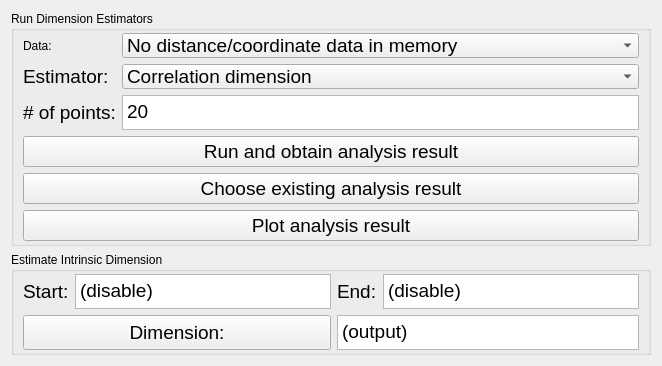
            <widget class="QWidget" name="page_3">
             <layout class="QVBoxLayout" name="verticalLayout_28">
              <item>
               <widget class="QGroupBox" name="groupBox_10">
                <property name="sizePolicy">
                 <sizepolicy hsizetype="Expanding" vsizetype="Expanding">
                  <horstretch>0</horstretch>
                  <verstretch>0</verstretch>
                 </sizepolicy>
                </property>
                <property name="maximumSize">
                 <size>
                  <width>16777215</width>
                  <height>16777215</height>
                 </size>
                </property>
                <property name="title">
                 <string>Run Dimension Estimators</string>
                </property>
                <layout class="QGridLayout" name="gridLayout_12">
                 <property name="topMargin">
                  <number>2</number>
                 </property>
                 <property name="bottomMargin">
                  <number>2</number>
                 </property>
                 <property name="horizontalSpacing">
                  <number>6</number>
                 </property>
                 <item row="0" column="1">
                  <widget class="QComboBox" name="comboBoxDIMdata">
                   <property name="sizePolicy">
                    <sizepolicy hsizetype="Expanding" vsizetype="Preferred">
                     <horstretch>0</horstretch>
                     <verstretch>0</verstretch>
                    </sizepolicy>
                   </property>
                   <property name="minimumSize">
                    <size>
                     <width>0</width>
                     <height>25</height>
                    </size>
                   </property>
                   <property name="maximumSize">
                    <size>
                     <width>16777215</width>
                     <height>25</height>
                    </size>
                   </property>
                   <property name="font">
                    <font>
                     <family>Arial</family>
                     <pointsize>14</pointsize>
                    </font>
                   </property>
                   <item>
                    <property name="text">
                     <string>No distance/coordinate data in memory</string>
                    </property>
                   </item>
                  </widget>
                 </item>
                 <item row="0" column="0">
                  <widget class="QLabel" name="label_5">
                   <property name="text">
                    <string>Data:</string>
                   </property>
                  </widget>
                 </item>
                 <item row="3" column="0" colspan="2">
                  <widget class="QPushButton" name="pushdimrun">
                   <property name="sizePolicy">
                    <sizepolicy hsizetype="Expanding" vsizetype="Expanding">
                     <horstretch>0</horstretch>
                     <verstretch>0</verstretch>
                    </sizepolicy>
                   </property>
                   <property name="minimumSize">
                    <size>
                     <width>0</width>
                     <height>25</height>
                    </size>
                   </property>
                   <property name="maximumSize">
                    <size>
                     <width>16777215</width>
                     <height>35</height>
                    </size>
                   </property>
                   <property name="font">
                    <font>
                     <family>Arial</family>
                     <pointsize>14</pointsize>
                    </font>
                   </property>
                   <property name="text">
                    <string>Run and obtain analysis result</string>
                   </property>
                  </widget>
                 </item>
                 <item row="2" column="1">
                  <widget class="QPlainTextEdit" name="textdimnumber">
                   <property name="sizePolicy">
                    <sizepolicy hsizetype="Expanding" vsizetype="Fixed">
                     <horstretch>0</horstretch>
                     <verstretch>0</verstretch>
                    </sizepolicy>
                   </property>
                   <property name="minimumSize">
                    <size>
                     <width>0</width>
                     <height>25</height>
                    </size>
                   </property>
                   <property name="maximumSize">
                    <size>
                     <width>16777215</width>
                     <height>35</height>
                    </size>
                   </property>
                   <property name="font">
                    <font>
                     <family>Arial</family>
                     <pointsize>14</pointsize>
                    </font>
                   </property>
                   <property name="plainText">
                    <string>20</string>
                   </property>
                  </widget>
                 </item>
                 <item row="1" column="1">
                  <widget class="QComboBox" name="comboBoxdimestimator">
                   <property name="sizePolicy">
                    <sizepolicy hsizetype="Expanding" vsizetype="Preferred">
                     <horstretch>0</horstretch>
                     <verstretch>0</verstretch>
                    </sizepolicy>
                   </property>
                   <property name="minimumSize">
                    <size>
                     <width>0</width>
                     <height>25</height>
                    </size>
                   </property>
                   <property name="maximumSize">
                    <size>
                     <width>16777215</width>
                     <height>25</height>
                    </size>
                   </property>
                   <property name="font">
                    <font>
                     <family>Arial</family>
                     <pointsize>14</pointsize>
                    </font>
                   </property>
                   <item>
                    <property name="text">
                     <string>Correlation dimension</string>
                    </property>
                   </item>
                   <item>
                    <property name="text">
                     <string>Maximum likelihood</string>
                    </property>
                   </item>
                   <item>
                    <property name="text">
                     <string>Nearest neighbor</string>
                    </property>
                   </item>
                  </widget>
                 </item>
                 <item row="1" column="0">
                  <widget class="QLabel" name="labeldimestimator">
                   <property name="sizePolicy">
                    <sizepolicy hsizetype="Fixed" vsizetype="Fixed">
                     <horstretch>0</horstretch>
                     <verstretch>0</verstretch>
                    </sizepolicy>
                   </property>
                   <property name="minimumSize">
                    <size>
                     <width>0</width>
                     <height>25</height>
                    </size>
                   </property>
                   <property name="maximumSize">
                    <size>
                     <width>350</width>
                     <height>35</height>
                    </size>
                   </property>
                   <property name="font">
                    <font>
                     <family>Arial</family>
                     <pointsize>14</pointsize>
                    </font>
                   </property>
                   <property name="text">
                    <string>Estimator:</string>
                   </property>
                  </widget>
                 </item>
                 <item row="2" column="0">
                  <widget class="QLabel" name="labeldimnumber">
                   <property name="sizePolicy">
                    <sizepolicy hsizetype="Fixed" vsizetype="Fixed">
                     <horstretch>0</horstretch>
                     <verstretch>0</verstretch>
                    </sizepolicy>
                   </property>
                   <property name="minimumSize">
                    <size>
                     <width>0</width>
                     <height>25</height>
                    </size>
                   </property>
                   <property name="maximumSize">
                    <size>
                     <width>350</width>
                     <height>35</height>
                    </size>
                   </property>
                   <property name="font">
                    <font>
                     <family>Arial</family>
                     <pointsize>14</pointsize>
                    </font>
                   </property>
                   <property name="text">
                    <string># of points:</string>
                   </property>
                  </widget>
                 </item>
                 <item row="4" column="0" colspan="2">
                  <widget class="QPushButton" name="pushdimplotfile">
                   <property name="sizePolicy">
                    <sizepolicy hsizetype="Expanding" vsizetype="Expanding">
                     <horstretch>0</horstretch>
                     <verstretch>0</verstretch>
                    </sizepolicy>
                   </property>
                   <property name="minimumSize">
                    <size>
                     <width>0</width>
                     <height>25</height>
                    </size>
                   </property>
                   <property name="maximumSize">
                    <size>
                     <width>16777215</width>
                     <height>35</height>
                    </size>
                   </property>
                   <property name="font">
                    <font>
                     <family>Arial</family>
                     <pointsize>14</pointsize>
                    </font>
                   </property>
                   <property name="text">
                    <string>Choose existing analysis result</string>
                   </property>
                  </widget>
                 </item>
                 <item row="5" column="0" colspan="2">
                  <widget class="QPushButton" name="pushdimplot">
                   <property name="sizePolicy">
                    <sizepolicy hsizetype="Expanding" vsizetype="Expanding">
                     <horstretch>0</horstretch>
                     <verstretch>0</verstretch>
                    </sizepolicy>
                   </property>
                   <property name="minimumSize">
                    <size>
                     <width>0</width>
                     <height>25</height>
                    </size>
                   </property>
                   <property name="maximumSize">
                    <size>
                     <width>16777215</width>
                     <height>35</height>
                    </size>
                   </property>
                   <property name="font">
                    <font>
                     <family>Arial</family>
                     <pointsize>14</pointsize>
                    </font>
                   </property>
                   <property name="text">
                    <string>Plot analysis result</string>
                   </property>
                  </widget>
                 </item>
                </layout>
               </widget>
              </item>
              <item>
               <widget class="QGroupBox" name="groupBox_11">
                <property name="sizePolicy">
                 <sizepolicy hsizetype="Expanding" vsizetype="Expanding">
                  <horstretch>0</horstretch>
                  <verstretch>0</verstretch>
                 </sizepolicy>
                </property>
                <property name="maximumSize">
                 <size>
                  <width>16777215</width>
                  <height>16777215</height>
                 </size>
                </property>
                <property name="title">
                 <string>Estimate Intrinsic Dimension</string>
                </property>
                <layout class="QGridLayout" name="gridLayout_14">
                 <property name="topMargin">
                  <number>2</number>
                 </property>
                 <property name="bottomMargin">
                  <number>2</number>
                 </property>
                 <item row="0" column="2">
                  <widget class="QLabel" name="labeldimend">
                   <property name="sizePolicy">
                    <sizepolicy hsizetype="Expanding" vsizetype="Expanding">
                     <horstretch>0</horstretch>
                     <verstretch>0</verstretch>
                    </sizepolicy>
                   </property>
                   <property name="minimumSize">
                    <size>
                     <width>0</width>
                     <height>25</height>
                    </size>
                   </property>
                   <property name="maximumSize">
                    <size>
                     <width>16777215</width>
                     <height>35</height>
                    </size>
                   </property>
                   <property name="font">
                    <font>
                     <family>Arial</family>
                     <pointsize>14</pointsize>
                    </font>
                   </property>
                   <property name="text">
                    <string>End:</string>
                   </property>
                  </widget>
                 </item>
                 <item row="0" column="1">
                  <widget class="QTextEdit" name="textdimstart">
                   <property name="sizePolicy">
                    <sizepolicy hsizetype="Expanding" vsizetype="Fixed">
                     <horstretch>0</horstretch>
                     <verstretch>0</verstretch>
                    </sizepolicy>
                   </property>
                   <property name="minimumSize">
                    <size>
                     <width>0</width>
                     <height>25</height>
                    </size>
                   </property>
                   <property name="maximumSize">
                    <size>
                     <width>16777215</width>
                     <height>35</height>
                    </size>
                   </property>
                   <property name="font">
                    <font>
                     <family>Arial</family>
                     <pointsize>14</pointsize>
                    </font>
                   </property>
                   <property name="html">
                    <string>&lt;!DOCTYPE HTML PUBLIC &quot;-//W3C//DTD HTML 4.0//EN&quot; &quot;http://www.w3.org/TR/REC-html40/strict.dtd&quot;&gt;
&lt;html&gt;&lt;head&gt;&lt;meta name=&quot;qrichtext&quot; content=&quot;1&quot; /&gt;&lt;style type=&quot;text/css&quot;&gt;
p, li { white-space: pre-wrap; }
&lt;/style&gt;&lt;/head&gt;&lt;body style=&quot; font-family:'Arial'; font-size:14pt; font-weight:400; font-style:normal;&quot;&gt;
&lt;p style=&quot; margin-top:0px; margin-bottom:0px; margin-left:0px; margin-right:0px; -qt-block-indent:0; text-indent:0px;&quot;&gt;(disable)&lt;/p&gt;&lt;/body&gt;&lt;/html&gt;</string>
                   </property>
                  </widget>
                 </item>
                 <item row="0" column="0">
                  <widget class="QLabel" name="labeldimstart">
                   <property name="sizePolicy">
                    <sizepolicy hsizetype="Expanding" vsizetype="Expanding">
                     <horstretch>0</horstretch>
                     <verstretch>0</verstretch>
                    </sizepolicy>
                   </property>
                   <property name="minimumSize">
                    <size>
                     <width>0</width>
                     <height>25</height>
                    </size>
                   </property>
                   <property name="maximumSize">
                    <size>
                     <width>16777215</width>
                     <height>35</height>
                    </size>
                   </property>
                   <property name="font">
                    <font>
                     <family>Arial</family>
                     <pointsize>14</pointsize>
                    </font>
                   </property>
                   <property name="text">
                    <string>Start:</string>
                   </property>
                  </widget>
                 </item>
                 <item row="0" column="3">
                  <widget class="QTextEdit" name="textdimend">
                   <property name="sizePolicy">
                    <sizepolicy hsizetype="Expanding" vsizetype="Fixed">
                     <horstretch>0</horstretch>
                     <verstretch>0</verstretch>
                    </sizepolicy>
                   </property>
                   <property name="minimumSize">
                    <size>
                     <width>0</width>
                     <height>25</height>
                    </size>
                   </property>
                   <property name="maximumSize">
                    <size>
                     <width>16777215</width>
                     <height>35</height>
                    </size>
                   </property>
                   <property name="font">
                    <font>
                     <family>Arial</family>
                     <pointsize>14</pointsize>
                    </font>
                   </property>
                   <property name="html">
                    <string>&lt;!DOCTYPE HTML PUBLIC &quot;-//W3C//DTD HTML 4.0//EN&quot; &quot;http://www.w3.org/TR/REC-html40/strict.dtd&quot;&gt;
&lt;html&gt;&lt;head&gt;&lt;meta name=&quot;qrichtext&quot; content=&quot;1&quot; /&gt;&lt;style type=&quot;text/css&quot;&gt;
p, li { white-space: pre-wrap; }
&lt;/style&gt;&lt;/head&gt;&lt;body style=&quot; font-family:'Arial'; font-size:14pt; font-weight:400; font-style:normal;&quot;&gt;
&lt;p style=&quot; margin-top:0px; margin-bottom:0px; margin-left:0px; margin-right:0px; -qt-block-indent:0; text-indent:0px;&quot;&gt;(disable)&lt;/p&gt;&lt;/body&gt;&lt;/html&gt;</string>
                   </property>
                  </widget>
                 </item>
                 <item row="1" column="0" colspan="2">
                  <widget class="QPushButton" name="pushdimdimest">
                   <property name="sizePolicy">
                    <sizepolicy hsizetype="Expanding" vsizetype="Expanding">
                     <horstretch>0</horstretch>
                     <verstretch>0</verstretch>
                    </sizepolicy>
                   </property>
                   <property name="minimumSize">
                    <size>
                     <width>0</width>
                     <height>25</height>
                    </size>
                   </property>
                   <property name="maximumSize">
                    <size>
                     <width>16777215</width>
                     <height>35</height>
                    </size>
                   </property>
                   <property name="font">
                    <font>
                     <family>Arial</family>
                     <pointsize>14</pointsize>
                    </font>
                   </property>
                   <property name="text">
                    <string>Dimension:</string>
                   </property>
                  </widget>
                 </item>
                 <item row="1" column="2" colspan="2">
                  <widget class="QTextEdit" name="textdimdimest">
                   <property name="enabled">
                    <bool>true</bool>
                   </property>
                   <property name="sizePolicy">
                    <sizepolicy hsizetype="Expanding" vsizetype="Fixed">
                     <horstretch>0</horstretch>
                     <verstretch>0</verstretch>
                    </sizepolicy>
                   </property>
                   <property name="minimumSize">
                    <size>
                     <width>0</width>
                     <height>25</height>
                    </size>
                   </property>
                   <property name="maximumSize">
                    <size>
                     <width>16777215</width>
                     <height>35</height>
                    </size>
                   </property>
                   <property name="font">
                    <font>
                     <family>Arial</family>
                     <pointsize>14</pointsize>
                    </font>
                   </property>
                   <property name="readOnly">
                    <bool>false</bool>
                   </property>
                   <property name="html">
                    <string>&lt;!DOCTYPE HTML PUBLIC &quot;-//W3C//DTD HTML 4.0//EN&quot; &quot;http://www.w3.org/TR/REC-html40/strict.dtd&quot;&gt;
&lt;html&gt;&lt;head&gt;&lt;meta name=&quot;qrichtext&quot; content=&quot;1&quot; /&gt;&lt;style type=&quot;text/css&quot;&gt;
p, li { white-space: pre-wrap; }
&lt;/style&gt;&lt;/head&gt;&lt;body style=&quot; font-family:'Arial'; font-size:14pt; font-weight:400; font-style:normal;&quot;&gt;
&lt;p style=&quot; margin-top:0px; margin-bottom:0px; margin-left:0px; margin-right:0px; -qt-block-indent:0; text-indent:0px;&quot;&gt;(output)&lt;/p&gt;&lt;/body&gt;&lt;/html&gt;</string>
                   </property>
                  </widget>
                 </item>
                </layout>
               </widget>
              </item>
             </layout>
            </widget>
